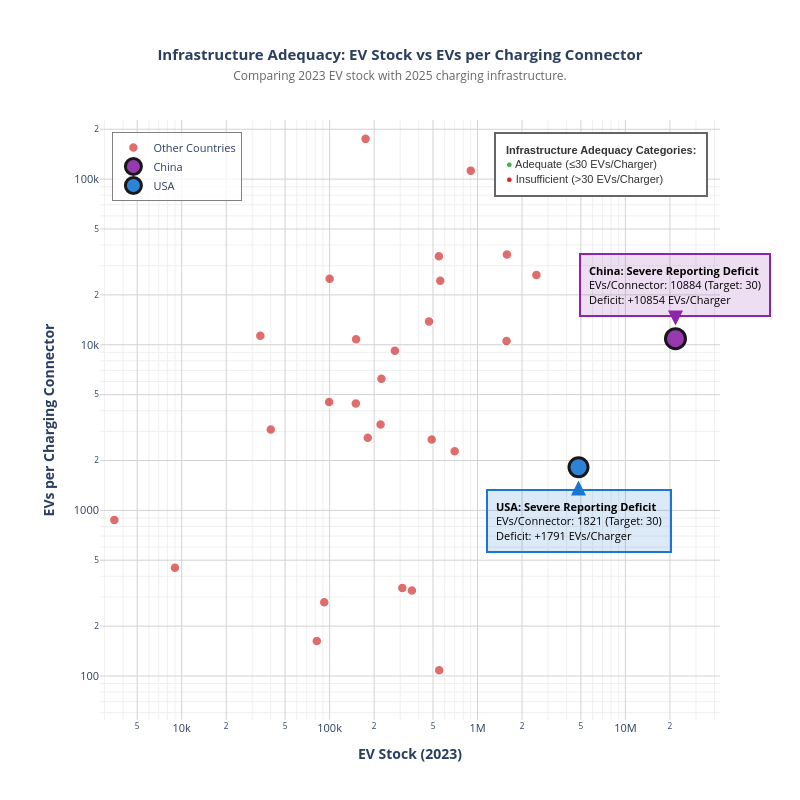

Notebook cell for this chart:
### Markdown cell above
## 6. Infrastructure Adequacy Analysis: EV Stock vs Charging Infrastructure

**Goal:** Compare 2023 EV stock with 2025 charging infrastructure to surface where open charging data appears under-reported relative to vehicle adoption.

**Key Insight:** Based on available open data, China exhibits the largest apparent "reporting deficit" — very high EV stock with relatively sparse recorded connectors — while the USA appears closer to (or slightly better than) the benchmark, suggesting stronger coverage in reported infrastructure data.

### Code cell
# Load correlation data from metrics
import pandas as pd
from pathlib import Path
import plotly.graph_objects as go
import numpy as np

# Use the same relative path pattern as the first cell in this notebook
METRICS_DIR = Path('../data/processed/metrics')

# Load correlation data
correlation_data = pd.read_csv(METRICS_DIR / 'correlation_data.csv')

# Filter data with valid values for plotting
plot_data = correlation_data[
    correlation_data[['ev_stock_2023', 'total_connectors_2025', 'evs_per_connector']].notna().all(axis=1)
].copy()

if len(plot_data) > 1:
    # Define target benchmark (30 EVs per connector - USA benchmark)
    TARGET_EVS_PER_CHARGER = 30.0
    
    # Identify major markets for highlighting
    major_markets = ['China', 'USA', 'Europe']
    plot_data['is_major_market'] = plot_data['region'].isin(major_markets)
    
    # Categorize infrastructure adequacy for coloring (accessible colors)
    def get_adequacy_color(category):
        color_map = {
            'Well-served': '#2E7D32',      # Dark Green (high contrast)
            'Adequate': '#4CAF50',         # Medium Green
            'Strained': '#FF9800',         # Orange (high contrast)
            'Insufficient': '#D32F2F',     # Dark Red (high contrast)
            'Unknown': '#757575'           # Gray
        }
        return color_map.get(category, '#757575')
    
    plot_data['color'] = plot_data['adequacy_category'].apply(get_adequacy_color)
    
    # Separate major markets and others
    major_data = plot_data[plot_data['is_major_market']].copy()
    other_data = plot_data[~plot_data['is_major_market']].copy()
    
    # Create scatter plot showing infrastructure deficit
    fig = go.Figure()
    
    # Calculate axis ranges first (for better scale control)
    # Add more padding on right side for China's annotation to prevent cutoff
    x_min = plot_data['ev_stock_2023'].min() * 0.8
    x_max = plot_data['ev_stock_2023'].max() * 2.0  # Increased to 2.0 for more space for annotations
    y_min = plot_data['evs_per_connector'].min() * 0.5
    y_max = plot_data['evs_per_connector'].max() * 1.3
    
    # Update axes: X = EV Stock, Y = EVs per Connector (infrastructure adequacy ratio)
    
    fig.update_xaxes(
        type="log",
        title_text="<b>EV Stock (2023)</b>",
        title_font=dict(size=14),
        tickfont=dict(size=11),
        gridcolor='lightgray',
        gridwidth=1,
        minor_gridcolor='#f0f0f0',
        showgrid=True,
        range=[np.log10(x_min), np.log10(x_max)]  # Set explicit range to control scale
    )
    
    fig.update_yaxes(
        type="log",
        title_text="<b>EVs per Charging Connector</b>",
        title_font=dict(size=14),
        tickfont=dict(size=11),
        gridcolor='lightgray',
        gridwidth=1,
        minor_gridcolor='#f0f0f0',
        showgrid=True,
        range=[np.log10(y_min), np.log10(y_max)]  # Set explicit range
    )
    
    # Add traces to the figure (Y-axis = EVs per Connector, X-axis = EV Stock)
    # Target benchmark line removed since no countries are hitting the target
    
    # Add other countries with color coding by adequacy
    if len(other_data) > 0:
        fig.add_trace(
            go.Scatter(
                x=other_data['ev_stock_2023'],
                y=other_data['evs_per_connector'],
                mode='markers',
                marker=dict(
                    size=10,
                    color=other_data['color'],
                    opacity=0.7,
                    line=dict(width=1.5, color='white'),
                    symbol='circle'
                ),
                text=other_data['region'],
                hovertemplate='<b>%{text}</b><br>' +
                             'EV Stock (2023): %{x:,.0f}<br>' +
                             'EVs per Connector: %{y:,.1f}<br>' +
                             'Charging Connectors: %{customdata:,.0f}<extra></extra>',
                customdata=other_data['total_connectors_2025'],
                name='Other Countries',
                showlegend=True
            )
        )
    
    # Add major markets with prominent styling and distinct colors
    major_market_colors = {
        'China': '#8E24AA',      # Purple for China (distinct from adequacy colors)
        'USA': '#1976D2',        # Blue for USA (matches target line color)
        'Europe': '#FF6F00'      # Deep orange for Europe
    }
    
    if len(major_data) > 0:
        for _, row in major_data.iterrows():
            marker_size = 15 + (np.log10(row['ev_stock_2023']) - 4) * 1.5  # Scaled down from 20+2 to 15+1.5
            region_name = row['region']
            # Use distinct color for major markets instead of adequacy color
            marker_color = major_market_colors.get(region_name, row['color'])
            
            fig.add_trace(
                go.Scatter(
                    x=[row['ev_stock_2023']],
                    y=[row['evs_per_connector']],
                    mode='markers',  # Removed text labels from points
                    marker=dict(
                        size=marker_size,
                        color=marker_color,
                        opacity=0.9,
                        line=dict(width=3, color='black'),
                        symbol='circle'
                    ),
                    hovertemplate='<b>%{text}</b><br>' +
                                 'EV Stock (2023): %{x:,.0f}<br>' +
                                 'EVs per Connector: %{y:,.1f}<br>' +
                                 'Charging Connectors: %{customdata:,.0f}<extra></extra>',
                    customdata=[row['total_connectors_2025']],
                    name=row['region'],
                    showlegend=True
                )
            )
    
    # Update layout for 1:1 aspect ratio and screen fit
    fig.update_layout(
        height=800,
        width=800,  # 1:1 aspect ratio
        title=dict(
            text='<b>Infrastructure Adequacy: EV Stock vs EVs per Charging Connector</b><br>' +
                 '<span style="font-size:12px;color:#666">Comparing 2023 EV stock with 2025 charging infrastructure.</span>',
            x=0.5,
            font=dict(size=15)
        ),
        template='plotly_white',
        hovermode='closest',
        legend=dict(
            x=0.02,
            y=0.98,
            bgcolor='rgba(255,255,255,0.8)',
            bordercolor='gray',
            borderwidth=1,
            font=dict(size=11)  # Same size as IAC legend
        ),
        margin=dict(l=100, r=80, t=120, b=80),  # Increased right margin for China annotation
        plot_bgcolor='white',
        paper_bgcolor='white'
    )
    
    # Add annotations for major markets explaining their status
    # China annotation points upward to avoid overlap with USA
    annotations_y_offset = {
        'China': 0.08,   # Changed to positive (points upward)
        'USA': -0.08,    # Changed to negative (points downward)
        'Europe': -0.08
    }
    
    for _, row in major_data.iterrows():
        region = row['region']
        deficit = row['infrastructure_deficit']
        evs_per_conn = row['evs_per_connector']
        
        # Use distinct colors for major market annotations matching their scatter points
        region_annotation_colors = {
            'China': {'bg': 'rgba(142,36,170,0.15)', 'border': '#8E24AA'},  # Purple
            'USA': {'bg': 'rgba(25,118,210,0.15)', 'border': '#1976D2'},    # Blue
            'Europe': {'bg': 'rgba(255,111,0,0.15)', 'border': '#FF6F00'}   # Deep orange
        }
        
        # Determine annotation text based on deficit
        if deficit > 100:
            status_text = f"<b>{region}: Severe Reporting Deficit</b><br>" + \
                         f"EVs/Connector: {evs_per_conn:.0f} (Target: 30)<br>" + \
                         f"Deficit: +{deficit:.0f} EVs/Charger"
        elif deficit > 0:
            status_text = f"<b>{region}: Infrastructure Deficit</b><br>" + \
                         f"EVs/Connector: {evs_per_conn:.0f} (Target: 30)<br>" + \
                         f"Deficit: +{deficit:.0f} EVs/Charger"
        else:
            status_text = f"<b>{region}: Infrastructure Surplus</b><br>" + \
                         f"EVs/Connector: {evs_per_conn:.0f} (Target: 30)<br>" + \
                         f"Surplus: {deficit:.0f} EVs/Charger"
        
        # Use region-specific colors for annotations
        annotation_style = region_annotation_colors.get(region, {'bg': 'rgba(211,47,47,0.1)', 'border': '#D32F2F'})
        
        fig.add_annotation(
            x=np.log10(row['ev_stock_2023']),
            y=np.log10(row['evs_per_connector']) + annotations_y_offset.get(region, 0),
            xref='x',
            yref='y',
            text=status_text,
            showarrow=True,
            arrowhead=2,
            arrowsize=1.5,
            arrowwidth=2,
            arrowcolor=annotation_style['border'],
            ax=0,
            ay=-40 if annotations_y_offset.get(region, 0) > 0 else 40,  # Inverted: upward arrows when offset > 0
            bgcolor=annotation_style['bg'],
            bordercolor=annotation_style['border'],
            borderwidth=2,
            borderpad=8,  # Slightly more padding for clarity
            font=dict(size=11, color='black'),  # Slightly larger for clarity
            align='left'
        )
    
    # Add simplified color legend for adequacy categories (only Adequate and Insufficient)
    fig.add_annotation(
        text='<b>Infrastructure Adequacy Categories:</b><br>' +
             '<span style="color:#4CAF50">●</span> Adequate (≤30 EVs/Charger)<br>' +
             '<span style="color:#D32F2F">●</span> Insufficient (>30 EVs/Charger)',
        xref="paper", yref="paper",
        x=0.98, y=0.98,
        xanchor="right", yanchor="top",
        showarrow=False,
        font=dict(size=11, color='#333333', family='Arial, sans-serif'),  # Same size as main legend
        bgcolor='rgba(255,255,255,0.95)',
        bordercolor='#666666',
        borderwidth=2,
        borderpad=10,  # Standard padding
        align='left'
    )
    
    fig.show()

### Figure 1 — Plotly figure (JSON) as saved in the notebook; plotly's stock layout.template omitted (floating-point values rounded to 4 significant figures)
{"data": [{"customdata": [66, 67, 34, 330, 5075, 20, 912, 36, 149, 95, 3, 34, 14, 183, 16, 13, 308, 4, 8, 22, 1, 4, 1096, 23, 30, 503, 45], "hovertemplate": "<b>%{text}</b><br>EV Stock (2023): %{x:,.0f}<br>EVs per Connector: %{y:,.1f}<br>Charging Connectors: %{customdata:,.0f}<extra></extra>", "marker": {"color": ["#D32F2F", "#D32F2F", "#D32F2F", "#D32F2F", "#D32F2F", "#D32F2F", "#D32F2F", "#D32F2F", "#D32F2F", "#D32F2F", "#D32F2F", "#D32F2F", "#D32F2F", "#D32F2F", "#D32F2F", "#D32F2F", "#D32F2F", "#D32F2F", "#D32F2F", "#D32F2F", "#D32F2F", "#D32F2F", "#D32F2F", "#D32F2F", "#D32F2F", "#D32F2F", "#D32F2F"], "line": {"color": "white", "width": 1.5}, "opacity": 0.7, "size": 10, "symbol": "circle"}, "mode": "markers", "name": "Other Countries", "showlegend": true, "text": ["Australia", "Austria", "Belgium", "Brazil", "Canada", "Costa Rica", "Denmark", "Finland", "France", "Germany", "Greece", "India", "Israel", "Italy", "Japan", "Mexico", "Netherlands", "New Zealand", "Norway", "Poland", "Portugal", "South Africa", "Spain", "Sweden", "Switzerland", "Turkiye", "United Kingdom"], "type": "scatter", "x": [181065, 221089, 470099, 92003, 550320, 9000, 310230, 224002, 1570890, 2502400, 34000, 150393, 151000, 490059, 547900, 40000, 700620, 100020, 900290, 99210, 175003, 3503, 360027, 560048, 276240, 81900, 1580260], "y": [2743.0, 3300.0, 13830.0, 278.8, 108.4, 450, 340.2, 6222.0, 10540.0, 26340.0, 11330.0, 4423.0, 10790.0, 2678.0, 34240.0, 3077.0, 2275.0, 25005, 112500.0, 4510.0, 175003, 875.8, 328.5, 24350.0, 9208, 162.8, 35120.0]}, {"customdata": [2003], "hovertemplate": "<b>%{text}</b><br>EV Stock (2023): %{x:,.0f}<br>EVs per Connector: %{y:,.1f}<br>Charging Connectors: %{customdata:,.0f}<extra></extra>", "marker": {"color": "#8E24AA", "line": {"color": "black", "width": 3}, "opacity": 0.9, "size": 20.01, "symbol": "circle"}, "mode": "markers", "name": "China", "showlegend": true, "type": "scatter", "x": [21800760], "y": [10880.0]}, {"customdata": [2646], "hovertemplate": "<b>%{text}</b><br>EV Stock (2023): %{x:,.0f}<br>EVs per Connector: %{y:,.1f}<br>Charging Connectors: %{customdata:,.0f}<extra></extra>", "marker": {"color": "#1976D2", "line": {"color": "black", "width": 3}, "opacity": 0.9, "size": 19.02, "symbol": "circle"}, "mode": "markers", "name": "USA", "showlegend": true, "type": "scatter", "x": [4818000], "y": [1821.0]}], "layout": {"annotations": [{"align": "left", "arrowcolor": "#8E24AA", "arrowhead": 2, "arrowsize": 1.5, "arrowwidth": 2, "ax": 0, "ay": -40, "bgcolor": "rgba(142,36,170,0.15)", "bordercolor": "#8E24AA", "borderpad": 8, "borderwidth": 2, "font": {"color": "black", "size": 11}, "showarrow": true, "text": "<b>China: Severe Reporting Deficit</b><br>EVs/Connector: 10884 (Target: 30)<br>Deficit: +10854 EVs/Charger", "x": 7.338, "xref": "x", "y": 4.117, "yref": "y"}, {"align": "left", "arrowcolor": "#1976D2", "arrowhead": 2, "arrowsize": 1.5, "arrowwidth": 2, "ax": 0, "ay": 40, "bgcolor": "rgba(25,118,210,0.15)", "bordercolor": "#1976D2", "borderpad": 8, "borderwidth": 2, "font": {"color": "black", "size": 11}, "showarrow": true, "text": "<b>USA: Severe Reporting Deficit</b><br>EVs/Connector: 1821 (Target: 30)<br>Deficit: +1791 EVs/Charger", "x": 6.683, "xref": "x", "y": 3.18, "yref": "y"}, {"align": "left", "bgcolor": "rgba(255,255,255,0.95)", "bordercolor": "#666666", "borderpad": 10, "borderwidth": 2, "font": {"color": "#333333", "family": "Arial, sans-serif", "size": 11}, "showarrow": false, "text": "<b>Infrastructure Adequacy Categories:</b><br><span style=\"color:#4CAF50\">●</span> Adequate (≤30 EVs/Charger)<br><span style=\"color:#D32F2F\">●</span> Insufficient (>30 EVs/Charger)", "x": 0.98, "xanchor": "right", "xref": "paper", "y": 0.98, "yanchor": "top", "yref": "paper"}], "height": 800, "hovermode": "closest", "legend": {"bgcolor": "rgba(255,255,255,0.8)", "bordercolor": "gray", "borderwidth": 1, "font": {"size": 11}, "x": 0.02, "y": 0.98}, "margin": {"b": 80, "l": 100, "r": 80, "t": 120}, "paper_bgcolor": "white", "plot_bgcolor": "white", "title": {"font": {"size": 15}, "text": "<b>Infrastructure Adequacy: EV Stock vs EVs per Charging Connector</b><br><span style=\"font-size:12px;color:#666\">Comparing 2023 EV stock with 2025 charging infrastructure.</span>", "x": 0.5}, "width": 800, "xaxis": {"gridcolor": "lightgray", "gridwidth": 1, "minor": {"gridcolor": "#f0f0f0"}, "range": [3.448, 7.64], "showgrid": true, "tickfont": {"size": 11}, "title": {"font": {"size": 14}, "text": "<b>EV Stock (2023)</b>"}, "type": "log"}, "yaxis": {"gridcolor": "lightgray", "gridwidth": 1, "minor": {"gridcolor": "#f0f0f0"}, "range": [1.734, 5.357], "showgrid": true, "tickfont": {"size": 11}, "title": {"font": {"size": 14}, "text": "<b>EVs per Charging Connector</b>"}, "type": "log"}}}
